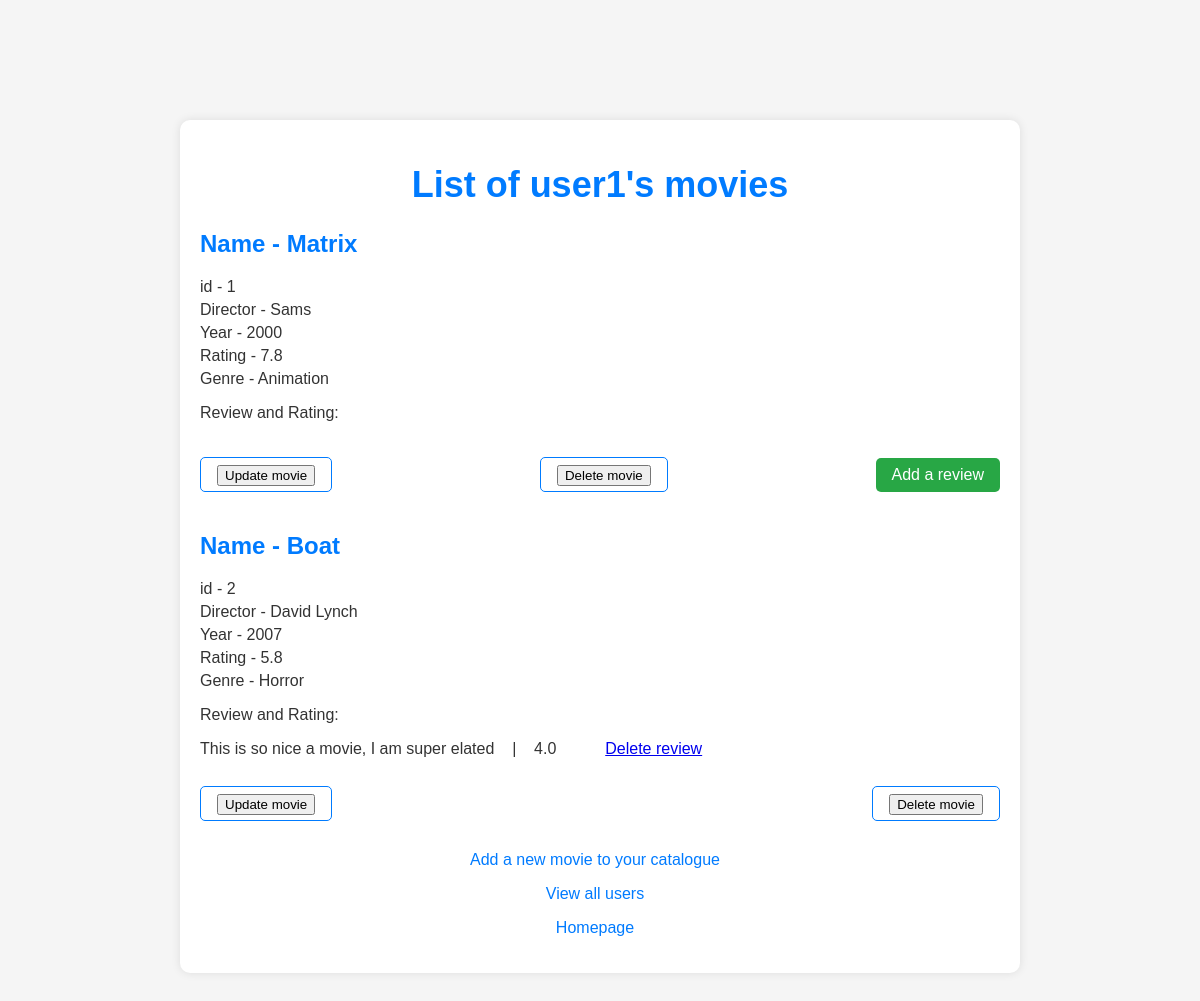
Page /users/1 on the committed database.
### model_manager/movie_models.py (models this page shows, shortened)
class Users(db.Model):
    id = db.Column(db.Integer, primary_key=True, unique=True)
    username = db.Column(db.String, nullable=False)
    email = db.Column(db.String, unique=True, nullable=False)
    password_h = db.Column(db.String, nullable=False)
    gender = db.Column(db.String)

class User_movies(db.Model):
    id = db.Column(db.Integer, primary_key=True, unique=True)
    title = db.Column(db.String, nullable=False)
    rating = db.Column(db.String)
    director = db.Column(db.String)
    year = db.Column(db.String)
    genre_id = db.Column(db.Integer, db.ForeignKey('genres.id'), nullable=False)
    user_id = db.Column(db.Integer, db.ForeignKey('users.id'), nullable=False)
    movie_id = db.Column(db.Integer, db.ForeignKey('movies.id'), nullable=False)

class Genres(db.Model):
    id = db.Column(db.Integer, primary_key=True, unique=True)
    title = db.Column(db.String, nullable=False, unique=True)
    description = db.Column(db.String, nullable=False)

class Reviews(db.Model):
    id = db.Column(db.Integer, primary_key=True, unique=True)
    movie_id = db.Column(db.Integer, db.ForeignKey('movies.id'), nullable=False)
    user_id = db.Column(db.Integer, db.ForeignKey('users.id'), nullable=False)
    description = db.Column(db.String)
    rating = db.Column(db.Float)

### app.py (the view)
@app.route('/users/<int:user_id>')
def user_movies(user_id):
    try:
        flash_message = None
        if len(get_flashed_messages()) > 0:
            flash_message = get_flashed_messages()[0]
        reviews_data = data_manager.get_all_reviews_data()
        user_movies_list = data_manager.get_user_movies(user_id)
        name = data_manager.get_user_name(user_id)
        genres_details = data_manager.get_genre_details()
        return render_template('user_movies.html', user_movies=user_movies_list, user_id=user_id, name=name,
                               flash_message=flash_message, reviews_data=reviews_data, genres_details=genres_details)
    except (AttributeError, ValueError, TypeError, FileNotFoundError, KeyError, sqlalchemy.exc.NoResultFound,
            sqlalchemy.exc.OperationalError):
        return render_template('404.html')

### datamanager/sql_data_manager.py (called while the page is built)
    def get_user_movies(self, user_id):
        try:
            movies = []
            movie_records = db.session.query(User_movies).filter(User_movies.user_id == user_id).all()
            for record in movie_records:
                movie_id = record.movie_id
                title = record.title.strip()
                director = record.director
                year = record.year
                rating = record.rating
                genre_id = record.genre_id
                movie = {"id": movie_id, "name": title, "director": director, "year": year,
                         "rating": rating, "genre_id":genre_id}
                movies.append(movie)
            return movies
        except (sqlalchemy.exc.NoResultFound, sqlalchemy.exc.OperationalError, sqlalchemy.exc.DatabaseError):
            return None

    @staticmethod
    def get_user_name(user_id):
        try:
            user_row = db.session.query(Users.username).filter(Users.id == user_id).one()
            user_name = user_row.username
            return user_name
        except (sqlalchemy.exc.NoResultFound, sqlalchemy.exc.OperationalError, sqlalchemy.exc.DatabaseError):
            return None

    @staticmethod
    def get_all_reviews_data():
        try:
            review_data_dict = {}
            reviews_details = db.session.query(Reviews).all()
            for review_detail in reviews_details:
                user_id = review_detail.user_id
                id = review_detail.id
                if user_id not in review_data_dict:
                    review_data_dict[user_id] = []
                review_data_dict[user_id].append({
                    'description': review_detail.description,
                    'rating': review_detail.rating,
                    'movie_id': review_detail.movie_id
                })
            return review_data_dict
        except (sqlalchemy.exc.NoResultFound, sqlalchemy.exc.OperationalError, sqlalchemy.exc.DatabaseError):
            return None

### templates/user_movies.html (shortened to what this page needs)
<!DOCTYPE html>
<html lang="en">
<head>
    <link rel="stylesheet" href="{{ url_for('static', filename='user_movies.css') }}">
</head>
<body>
    <div class="container">
        <div>
            <h1> List of {{ name }}'s movies </h1>
        </div>
        <div class="data_movie">
            <ul>
                {% if not user_movies %}
                    <li> <h3> This user has no favourite movie </h3></li>
                {% else %}
                    {% for movie in user_movies %}
                        <li>
                            <h3> Name - {{movie.get('name')}} </h3>
                            <ul>
                                <li>
                                    id - {{movie.get('id')}}
                                </li>
                                <li>
                                    Director - {{movie.get('director')}}
                                </li>
                                <li>
                                    Year - {{movie.get('year')}}
                                </li>
                                <li>
                                    Rating - {{movie.get('rating')}}
                                </li>
                                {% for genre_detail in genres_details %}
                                    {% if genre_detail.get("id") == movie.get('genre_id') %}
                                        <li>
                                            Genre - {{genre_detail.get('title')}}
                                        </li>
                                    {% endif %}
                                {% endfor %}
                                <p>
                                    Review and Rating:
                                </p>
                                {% for user in reviews_data %}
                                    {% if user_id == user %}
                                        {% for movie_details in reviews_data[user] %}
                                            {% if movie_details.get('movie_id') == movie.get('id') %}
                                                <li>
                                                    {{ movie_details.get('description') }}&nbsp;&nbsp;&nbsp;&nbsp;|&nbsp;&nbsp;&nbsp;&nbsp;{{ movie_details.get('rating')}}&nbsp;&nbsp;&nbsp;&nbsp;&nbsp;&nbsp;&nbsp;&nbsp;&nbsp;&nbsp; <a href="/users/{{ user_id }}/delete_review/{{ movie.get('id') }}"> Delete review </a>
                                                </li>
                                            {% endif %}
                                        {% endfor %}
                                    {% endif %}
                                {% endfor %}
                            </ul>
                        </li>
                        <div class="up_del">
                            <p> <a href="/users/{{ user_id }}/update_movie/{{ movie.get('id') }}"> <input type="button" value="Update movie"> </a> </p>
                            <p> <a href="/users/{{ user_id }}/delete_movie/{{ movie.get('id') }}"> <input type="button" value="Delete movie"> </a> </p>
                            {% if user_id not in reviews_data %}
                                <p> <input class="add-review-button" id="add_review{{movie.get('id')}}" type="button" value="Add a review"> </p>
                            {% else %}
                                {% for user in reviews_data %}
                                    {% if user_id == user %}
                                        {% set movie_list = [] %}
                                        {% if movie.get('id') in movie_list %}
                                        {% else %}
                                            <p> <input class="add-review-button" id="add_review{{movie.get('id')}}" type="button" value="Add a review"> </p>
                                        {% endif %}
                                    {% endif %}
                                {% endfor %}
                            {% endif %}
                        </div>
                    {% endfor %}
                {% endif %}
            </ul>
        </div>
        <div class="link">
            <p> <a href="/users/{{ user_id }}/add_movie"> Add a new movie to your catalogue </a> </p>
            <p> <a href="/users"> View all users </a> </p>
            <p> <a href="/"> Homepage </a> </p>
        </div>
    </div>
</body>
</html>

### static/user_movies.css (style rules this page uses)
body { font-family: Arial, sans-serif; text-align: center; color: #333; background-color: #f5f5f5; margin: 0; padding: 0; }
.container { max-width: 800px; margin: 10% auto; padding: 20px; border-radius: 10px; background-color: #fff; box-shadow: 0px 0px 10px rgba(0, 0, 0, 0.1); }
.container h1 { font-size: 36px; margin-bottom: 20px; color: #007bff; }
.data_movie ul { list-style-type: none; padding: 0; text-align: left; margin-top: 20px; }
.data_movie h3 { font-size: 24px; margin-bottom: 10px; color: #007bff; }
.data_movie li { margin-bottom: 5px; }
.link { margin-top: 20px; }
.link a { text-decoration: none; color: #007bff; font-size: 16px; margin-right: 10px; }
.up_del { display: flex; justify-content: space-between; align-items: center; margin-top: 20px; }
.up_del a { text-decoration: none; color: #007bff; font-size: 16px; padding: 8px 16px; border: 1px solid #007bff; border-radius: 5px; transition: background-color 0.3s ease-in-out, color 0.3s ease-in-out; }
.add-review-button { background-color: #28a745; color: #fff; font-size: 16px; padding: 8px 16px; border: none; border-radius: 5px; cursor: pointer; transition: background-color 0.3s ease-in-out; }

### rows in the picture
Users: username "user1"
User_movies: get "Matrix", get "1", get "Sams", get "2000", get "7.8"
Genres: get "Animation"
User_movies: get "Boat", get "2", get "David Lynch", get "2007", get "5.8"
Genres: get "Horror"
Reviews: get "This is so nice a movie, I am super elated", get "4.0"
